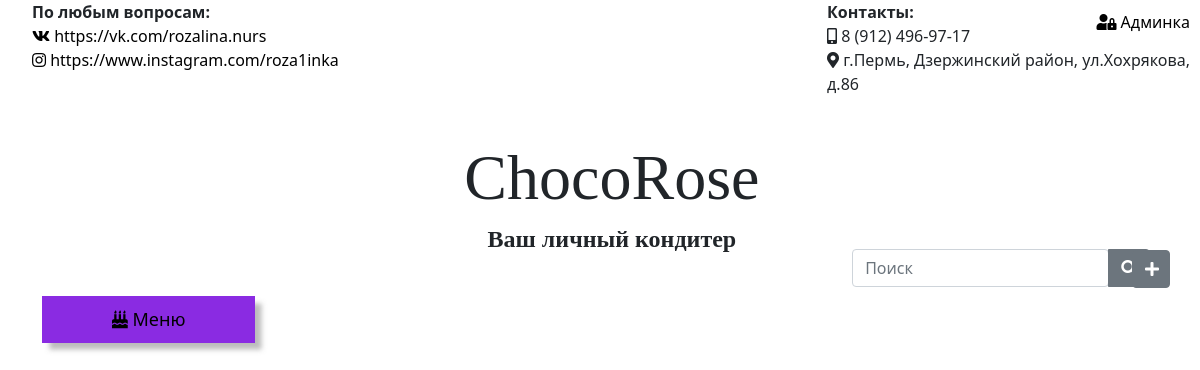
Before: / with the older database file.
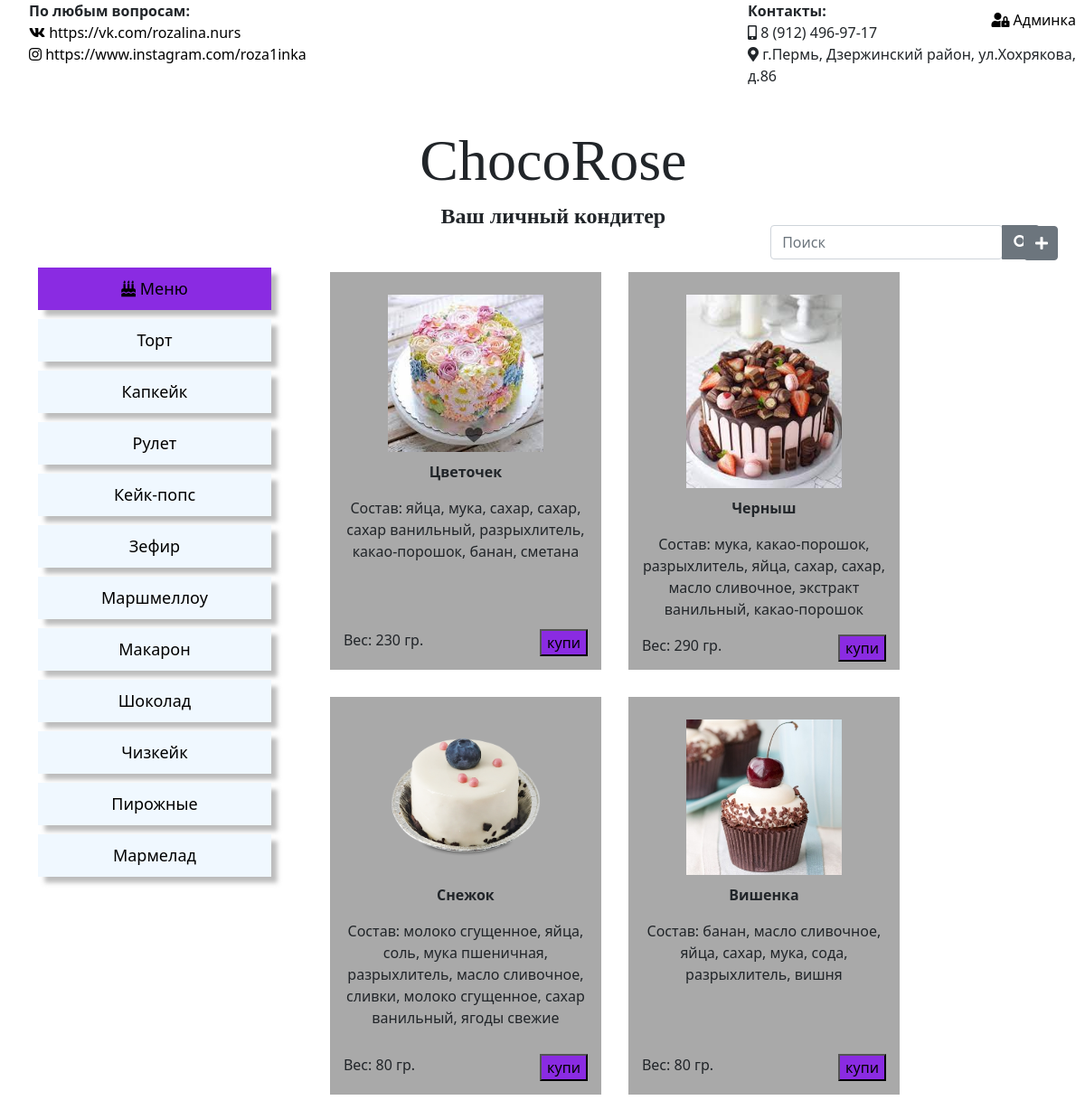
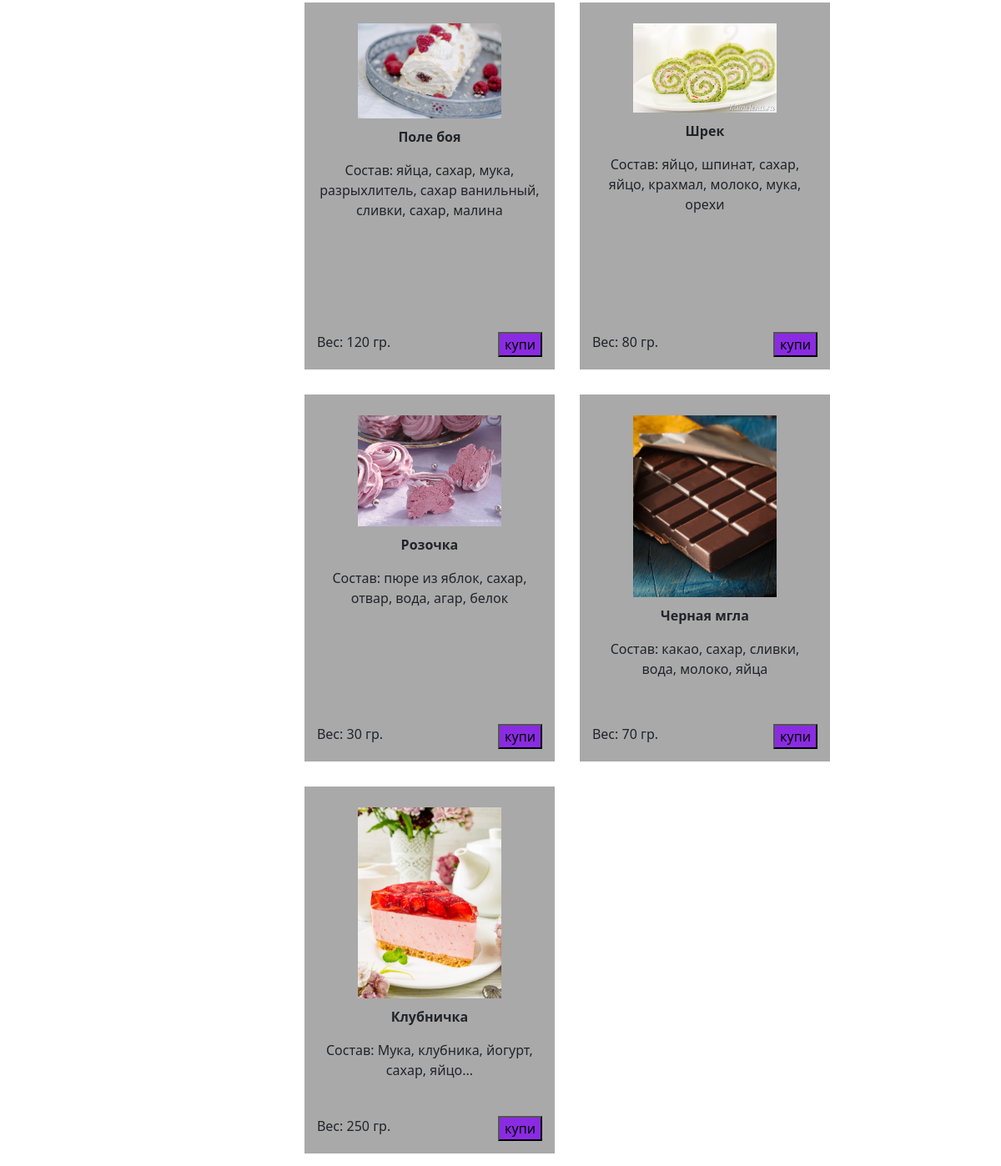
After: the same page with the newer database file (2 pictures, top to bottom).
### bakeryapp/models.py (models this page shows, shortened)
class BakeryCategory(models.Model):
    name = models.CharField(verbose_name="Категория выпечки", max_length=255)
    class Meta:
        verbose_name = 'Категория выпечки'
        verbose_name_plural = 'Категория выпечки'

class Bakery(models.Model):
    category=models.ForeignKey(BakeryCategory, on_delete=models.CASCADE, default=1, verbose_name="Kатегория выпечки")
    name=models.CharField(max_length=255, verbose_name="Название выпечки")
    text=models.TextField(max_length=255, verbose_name="Состав выпечки")
    weight=models.IntegerField(verbose_name="Вес выпечки")
    image=models.ImageField(verbose_name="Картинка выпечки", blank=True)
    price = models.IntegerField(verbose_name="Цена выпечки")
    class Meta:
        verbose_name = 'Конкретная выпечка'
        verbose_name_plural = 'Конкретные выпечки'

### bakeryapp/views.py (the view)
# urls.py: path('', BakeryMainView.as_view(), name='index'),
class BakeryMainView (generic.ListView):
    model = Bakery
    context_object_name = 'bakery_list'
    template_name = 'index.html'
    def get_context_data(self, **kwargs):
        context = super().get_context_data(**kwargs)
        context['category_list'] = BakeryCategory.objects.all()
        return context

### bakeryapp/templates/index.html (shortened to what this page needs)
{% extends 'layout.html' %}
{% block content %}
<div class = "items">
   {% for ba in bakery_list %}
      <div class="bakery-item">
            <div class="row">
                 <div class="col-8">
                    {% if ba.image %}
                     <img class="bakery-image" src="{{ba.image.url}}">
                    {% endif %}
                </div>
                <p align="center"><b >{{ba.name}}</b></p>
                <p align="center"> Состав: {{ba.text}}</p>
            </div>
          <div> Вес: {{ba.weight}} гр. <button class="btn-buy">купи</button></div>
      </div>
   {% endfor %}
</div>
{% endblock %}

### bakeryapp/templates/layout.html (shortened to what this page needs)
{% load static %}
<!doctype html>
<html lang="en">
<head>
    <link rel ="stylesheet" href="https://cdn.jsdelivr.net/npm/bootstrap@4.6.0/dist/css/bootstrap.min.css">
    <link rel ="stylesheet" href="{% static 'bakeryapp/css/bakeryapp.css'%}">
    <link rel ="stylesheet" href="https://use.fontawesome.com/releases/v5.8.2/css/all.css">
</head>
<body>
    <a href="http://127.0.0.1:8000/admin/" button class="admin_btn"><i class="fas fa-user-lock"></i> Админка</button></a>
    <nav>
        <ul><b>По любым вопросам:</b>
            <li><a href="https://vk.com/rozalina.nurs"><i class="fab fa-vk"></i> https://vk.com/rozalina.nurs</a></li>
            <li><a href="https://www.instagram.com/roza1inka"><i class="fab fa-instagram"></i> https://www.instagram.com/roza1inka</a></li>
        </ul>
        <div><h1>ChocoRose</h1>
            <h4 align="center"><b>Ваш личный кондитер</b></h4>
            <br>
        </div>
        <ul><b>Контакты:</b>
            <li><i class="fas fa-mobile-alt"></i> 8 (912) 496-97-17</li>
            <li><i class="fas fa-map-marker-alt"></i> г.Пермь, Дзержинский район, ул.Хохрякова,<br> д.86</li>
            <form class="input-group" method="POST" action="{%url 'search_view' %}">
                <div class="form-outline">
                    <input type="search" placeholder="Поиск" class="form-control" name="searched" >
                </div>
                <button type="submit"  class="btn btn-secondary" onclick="getBakery()"><i class="fas fa-search"></i></button>
            </form>
            <a href="{% url 'create' %}"><button type="button" class="btn btn-secondary btn-circle"><i class="fa fa-plus" aria-hidden="true"></i></button></a>
        </ul>
    </nav>
    <aside>
       <ul>
           <li align="center" id="aside_first_item"><a href="http://127.0.0.1:8000/"><i class="fas fa-birthday-cake"></i> Меню</a></li>
            {% for category in category_list %}
           <li align="center"><a href="{% url 'category' category.id %}">{{category.name}}</a></li>
           {% endfor %}
       </ul>
   </aside>
    <main>
    {% block content %}
    {% endblock %}
    </main>
    <link href="https://cdn.jsdelivr.net/npm/bootstrap@5.0.0-beta3/dist/css/bootstrap.min.css" rel="stylesheet">
</body>
</html>

Changed rows visible on the page:
added BakeryCategory: name "Торт"
added BakeryCategory: name "Капкейк"
added BakeryCategory: name "Рулет"
added BakeryCategory: name "Кейк-попс"
added BakeryCategory: name "Зефир"
added BakeryCategory: name "Маршмеллоу"
added BakeryCategory: name "Макарон"
added BakeryCategory: name "Шоколад"
added BakeryCategory: name "Чизкейк"
added BakeryCategory: name "Пирожные"
added BakeryCategory: name "Мармелад"
added Bakery: image (picture), name "Цветочек", text "яйца, мука, сахар, сахар, сахар ванильный, разрыхлитель, какао-порошок, банан, сметана", weight "230"
now on this page (row edited): Bakery: image (picture), name "Черныш", text "мука, какао-порошок, разрыхлитель, яйца, сахар, сахар, масло сливочное, экстракт ванильный, какао-порошок", weight "290"
now on this page (row edited): Bakery: image (picture), name "Снежок", text "молоко сгущенное, яйца, соль, мука пшеничная, разрыхлитель, масло сливочное, сливки, молоко сгущенное, сахар ванильный, ягоды свежие", weight "80"
added Bakery: image (picture), name "Вишенка", text "банан, масло сливочное, яйца, сахар, мука, сода, разрыхлитель, вишня", weight "80"
now on this page (row edited): Bakery: image (picture), name "Поле боя", text "яйца, сахар, мука, разрыхлитель, сахар ванильный, сливки, сахар, малина", weight "120"
added Bakery: image (picture), name "Шрек", text "яйцо, шпинат, сахар, яйцо, крахмал, молоко, мука, орехи", weight "80"
added Bakery: image (picture), name "Розочка", text "пюре из яблок, сахар, отвар, вода, агар, белок", weight "30"
added Bakery: image (picture), name "Черная мгла", text "какао, сахар, сливки, вода, молоко, яйца", weight "70"
added Bakery: image (picture), name "Клубничка", text "Мука, клубника, йогурт, сахар, яйцо...", weight "250"
